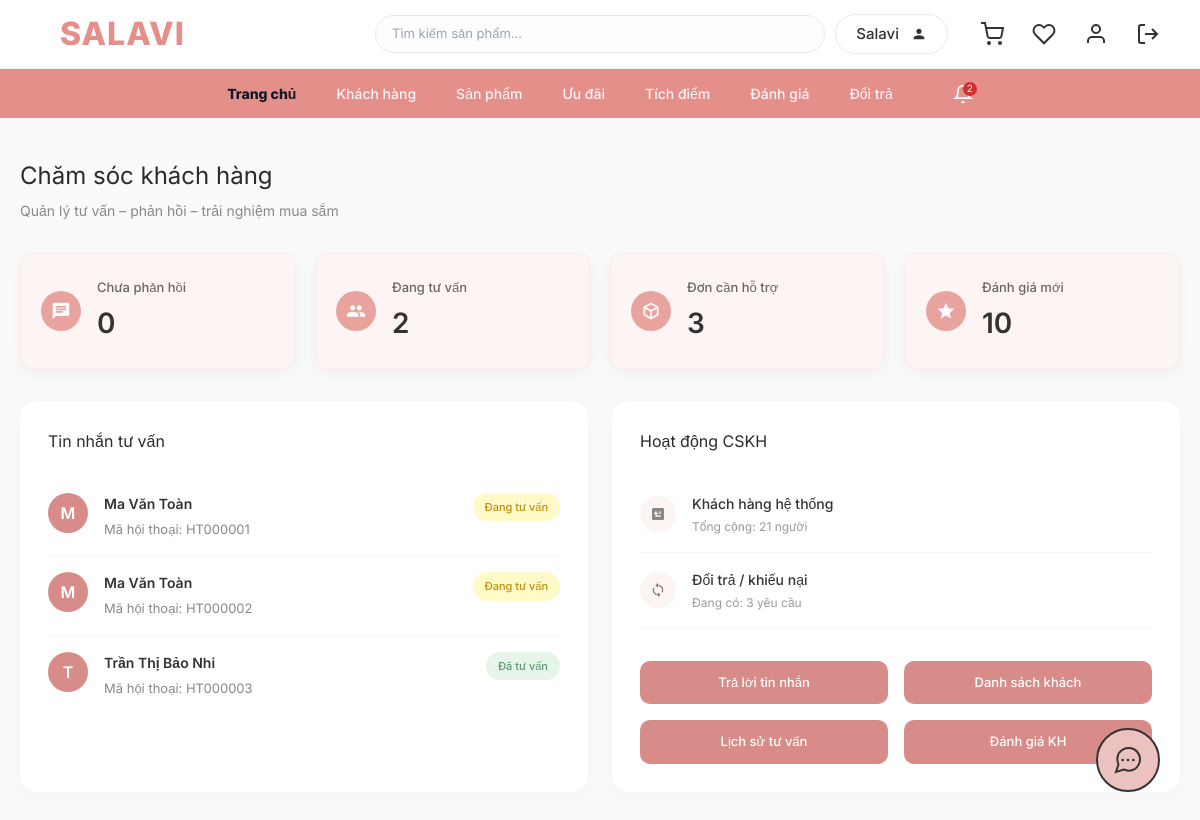
The page / on the database its author committed.
### cskh/models.py (models this page shows, shortened)
class HoiThoaiTuVan(models.Model):
    MaHoiThoai = models.CharField(max_length=10, primary_key=True)
    MaKH = models.ForeignKey(KhachHang, on_delete=models.CASCADE)
    TrangThai = models.CharField(max_length=50)

### accounts/models.py (models this page shows, shortened)
class KhachHang(models.Model):
    MaKH = models.CharField(max_length=10, primary_key=True)
    user = models.OneToOneField(User, on_delete=models.CASCADE)
    HoTen = models.CharField(max_length=50)
    DiaChi = models.CharField(max_length=200)

### cskh/views.py (the view)
# urls.py: path('', views.dashboard_view, name='dashboard'),
def dashboard_view(request):
    chua_phan_hoi = HoiThoaiTuVan.objects.filter(TrangThai__icontains='Chưa').count()
    dang_tu_van = HoiThoaiTuVan.objects.filter(TrangThai__icontains='Đang').count()
    don_can_ho_tro = DoiTra.objects.filter(TrangThai='PENDING').count()
    danh_gia_moi = DanhGia.objects.all().count()  # Tạm đếm tổng để dễ thấy số
    recent_chats = HoiThoaiTuVan.objects.all()[:3]
    khach_hang_tong = KhachHang.objects.count()
    context = {
        'chua_phan_hoi': chua_phan_hoi,
        'dang_tu_van': dang_tu_van,
        'don_can_ho_tro': don_can_ho_tro,
        'danh_gia_moi': danh_gia_moi,
        'recent_chats': recent_chats,
        'khach_hang_tong': khach_hang_tong,
    }
    return render(request, 'cskh/dashboard.html', context)

### cskh/templates/cskh/dashboard.html (shortened to what this page needs)
{% extends 'base.html' %}
{% block content %}
<main class="dashboard">
    <div class="title">
        <h1>Chăm sóc khách hàng</h1>
        <p>Quản lý tư vấn – phản hồi – trải nghiệm mua sắm</p>
    </div>
    <section class="stats">
        <a href="{% url 'cskh:chat_reply' %}" class="stat-card" style="text-decoration:none; color:inherit;">
            <div class="stat-icon">
                <svg viewBox="0 0 24 24"><path d="M20 2H4c-1.1 0-1.99.9-1.99 2L2 22l4-4h14c1.1 0 2-.9 2-2V4c0-1.1-.9-2-2-2zM6 9h12v2H6V9zm8 5H6v-2h8v2zm4-6H6V6h12v2z"/></svg>
            </div>
            <div class="stat-info">
                <h4>Chưa phản hồi</h4>
                <div class="number">{{ chua_phan_hoi }}</div>
            </div>
        </a>
        <a href="{% url 'cskh:chat_reply' %}" class="stat-card" style="text-decoration:none; color:inherit;">
            <div class="stat-icon" style="background: #e58f8b;">
            </div>
            <div class="stat-info">
                <h4>Đang tư vấn</h4>
                <div class="number">{{ dang_tu_van }}</div>
            </div>
        </a>
        <a href="{% url 'orders:doitra_list' %}?status=PENDING" class="stat-card" style="text-decoration:none; color:inherit;">
            <div class="stat-icon" style="background: #e58f8b;">
            </div>
            <div class="stat-info">
                <h4>Đơn cần hỗ trợ</h4>
                <div class="number">{{ don_can_ho_tro }}</div>
            </div>
        </a>
        <a href="{% url 'cskh:quan_ly_danh_gia' %}" class="stat-card" style="text-decoration:none; color:inherit;">
            <div class="stat-icon" style="background: #e58f8b;">
                <svg viewBox="0 0 24 24"><path d="M12 17.27L18.18 21l-1.64-7.03L22 9.24l-7.19-.61L12 2 9.19 8.63 2 9.24l5.46 4.73L5.82 21z"/></svg>
            </div>
            <div class="stat-info">
                <h4>Đánh giá mới</h4>
                <div class="number">{{ danh_gia_moi }}</div>
            </div>
        </a>
    </section>
    <section class="content">
        <div class="box">
            <h2>Tin nhắn tư vấn</h2>
            {% for chat in recent_chats %}
            <a href="{% url 'cskh:chat_reply' %}?id={{ chat.MaHoiThoai }}" class="chat-item" style="text-decoration:none; color:inherit;">
                <div class="avatar">{{ chat.MaKH.HoTen|make_list|first|upper }}</div>
                <div class="chat-content">
                    <div class="chat-name">{{ chat.MaKH.HoTen }}</div>
                    <div class="chat-preview">Mã hội thoại: {{ chat.MaHoiThoai }}</div>
                </div>
                <div class="chat-status {% if 'Chưa' in chat.TrangThai %}unread{% elif 'Đang tư vấn' in chat.TrangThai or 'Đang' in chat.TrangThai %}in-progress{% else %}replied{% endif %}">
                    {{ chat.TrangThai }}
                </div>
            </a>
            {% empty %}
            <p style="color: #999;font-size: 14px;padding: 16px 0;">Dữ liệu tin nhắn rỗng!</p>
            {% endfor %}
        </div>
        <div class="box">
            <h2>Hoạt động CSKH</h2>
            <a href="{% url 'cskh:diem_tich_luy' %}" class="care-item" style="text-decoration:none; color:inherit;">
                <div class="care-icon">
                    <svg viewBox="0 0 24 24"><path d="M19 3H5c-1.11 0-2 .9-2 2v14c0 1.1.89 2 2 2h14c1.1 0 2-.9 2-2V5c0-1.1-.9-2-2-2zm-7 9h-2v2H8v-2H6v-2h2V8h2v2h2v2zm4 4H8v-2h8v2zm0-4h-2V8h2v4z"/></svg>
                </div>
                <div class="care-text">
                    Khách hàng hệ thống
                    <span>Tổng cộng: {{ khach_hang_tong }} người</span>
                </div>
            </a>
            <a href="{% url 'orders:doitra_list' %}?status=PENDING" class="care-item" style="text-decoration:none; color:inherit;">
                <div class="care-icon">
                    <svg viewBox="0 0 24 24"><path d="M12 4V1L8 5l4 4V6c3.31 0 6 2.69 6 6 0 1.01-.25 1.97-.7 2.8l1.46 1.46C19.54 15.03 20 13.57 20 12c0-4.42-3.58-8-8-8zm0 14c-3.31 0-6-2.69-6-6 0-1.01.25-1.97.7-2.8L5.24 7.74C4.46 8.97 4 10.43 4 12c0 4.42 3.58 8 8 8v3l4-4-4-4v3z"/></svg>
                </div>
                <div class="care-text">
                    Đổi trả / khiếu nại
                    <span>Đang có: {{ don_can_ho_tro }} yêu cầu</span>
                </div>
            </a>
            <div class="actions">
                <a href="{% url 'cskh:chat_reply' %}" class="action-btn" style="text-decoration:none; display:flex; align-items: center; justify-content: center;">Trả lời tin nhắn</a>
                <a href="{% url 'cskh:diem_tich_luy' %}" class="action-btn" style="text-decoration:none; display:flex; align-items: center; justify-content: center;">Danh sách khách</a>
                <a href="{% url 'cskh:chat_reply' %}" class="action-btn" style="text-decoration:none; display:flex; align-items: center; justify-content: center;">Lịch sử tư vấn</a>
                <a href="{% url 'cskh:quan_ly_danh_gia' %}" class="action-btn" style="text-decoration:none; display:flex; align-items: center; justify-content: center;">Đánh giá KH</a>
            </div>
        </div>
    </section>
</main>
{% endblock %}

### static/css/style.css (style rules this page uses)
* { margin: 0; padding: 0; box-sizing: border-box; font-family: 'Inter', sans-serif; }
body { background: #fafafa; color: #333; }
.dashboard { max-width: 1200px; margin: 0 auto; padding: 40px 20px; }
.title { margin-bottom: 32px; }
.title h1 { font-size: 24px; color: #2b2b2b; }
.title p { margin-top: 6px; color: #888; font-size: 14px; }
.stats { display: grid; grid-template-columns: repeat(4, 1fr); gap: 20px; }
.stat-card { background: #fdf5f4; border-radius: 12px; padding: 24px 20px; box-shadow: 0 4px 15px rgba(0, 0, 0, 0.05); display: flex; gap: 16px; align-items: center; border: 1px solid #f9ebea; }
.stat-icon { width: 40px; height: 40px; border-radius: 50%; background: #e58f8b; color: #fff; display: flex; align-items: center; justify-content: center; opacity: 0.8; }
.stat-icon svg { width: 20px; height: 20px; fill: currentColor; }
.stat-info h4 { font-size: 13px; color: #666; font-weight: 500; }
.stat-info .number { font-size: 28px; font-weight: 600; color: #333; margin-top: 4px; }
.content { display: grid; grid-template-columns: 1fr 1fr; gap: 24px; margin-top: 32px; }
.box { background: #fff; border-radius: 16px; padding: 28px; box-shadow: 0 4px 20px rgba(0, 0, 0, 0.03); }
.box h2 { font-size: 16px; margin-bottom: 24px; color: #2b2b2b; }
.chat-item { display: flex; gap: 16px; padding: 16px 0; border-bottom: 1px solid #f5f5f5; align-items: flex-start; }
.chat-item:last-child { border-bottom: none; }
.avatar { width: 40px; height: 40px; border-radius: 50%; background: #d88c89; color: #fff; display: flex; align-items: center; justify-content: center; font-weight: 600; flex-shrink: 0; }
.chat-content { flex: 1; }
.chat-name { font-weight: 600; font-size: 14px; color: #333; }
.chat-preview { font-size: 13px; color: #888; margin-top: 6px; }
.chat-status { font-size: 11px; padding: 6px 12px; border-radius: 20px; font-weight: 500; }
.replied { background: #e6f4ea; color: #5c9970; }
.care-item { display: flex; align-items: center; gap: 16px; padding: 16px 0; border-bottom: 1px solid #f5f5f5; }
.care-icon { width: 36px; height: 36px; border-radius: 50%; background: #fdf5f4; display: flex; align-items: center; justify-content: center; color: #888; }
.care-icon svg { width: 16px; height: 16px; fill: currentColor; }
.care-text { font-size: 14px; font-weight: 500; color: #333; }
.care-text span { display: block; font-size: 12px; color: #999; margin-top: 4px; font-weight: 400; }
.actions { display: grid; grid-template-columns: repeat(2, 1fr); gap: 16px; margin-top: 32px; }
.action-btn { background: #d88c89; color: #fff; padding: 12px; text-align: center; border-radius: 10px; font-size: 13px; font-weight: 500; cursor: pointer; transition: opacity 0.2s; }

### cskh/templates/cskh/dashboard.html (style rules this page uses)
.dashboard .chat-status.in-progress { background-color: #fffac7 !important; color: #bd8e08 !important; }

### rows shown on the page
HoiThoaiTuVan: MaKH.HoTen|make_list "M", MaKH.HoTen "Ma Văn Toàn", MaHoiThoai "HT000001", TrangThai "Đang tư vấn"
HoiThoaiTuVan: MaKH.HoTen|make_list "M", MaKH.HoTen "Ma Văn Toàn", MaHoiThoai "HT000002", TrangThai "Đang tư vấn"
HoiThoaiTuVan: MaKH.HoTen|make_list "T", MaKH.HoTen "Trần Thị Bảo Nhi", MaHoiThoai "HT000003", TrangThai "Đã tư vấn"

### other values the page prints
{{ nav_notifications_count }} "2"
{{ chua_phan_hoi }} "0"
{{ dang_tu_van }} "2"
{{ don_can_ho_tro }} "3"
{{ danh_gia_moi }} "10"
{{ khach_hang_tong }} "21"
